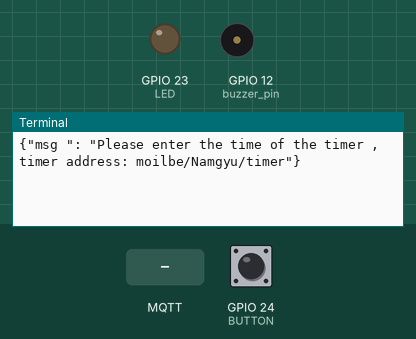
A program run on a simulated Raspberry Pi (BCM pin numbers). On the bench: output pins drawn as LEDs (lit = HIGH), buzzer (waves = sounding), the last lines printed to the terminal. The test bench sets the inputs (shaded band); at power-on: GPIO 24 (BUTTON) LOW. No MQTT or app messages arrive unless stated; system figures (address, load, memory, disk, uptime) are fixed made-up values. At 5.2 s the program stops and its outputs stay as they are.

Above: at 1.3 s.
1.4 s: MQTT message "1" arrives on the first subscribed topic
At 3.8 s:
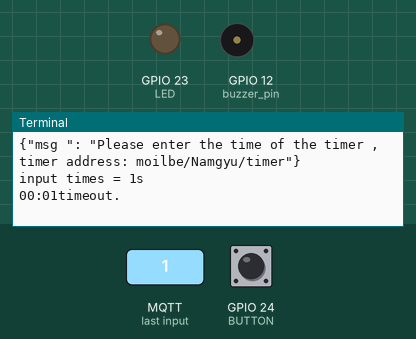
4.4 s: GPIO 24 (BUTTON) pulled HIGH for 0.15 s
At 5.6 s:
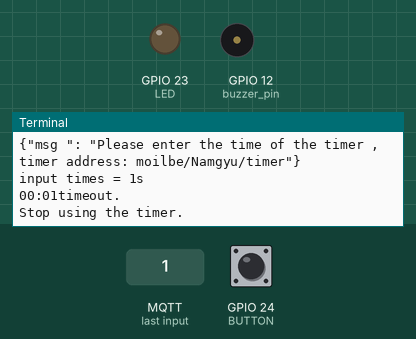

The program:

timer1.py
```python
import paho.mqtt.client as mqtt
import RPi.GPIO as GPIO
import time
import json
import psutil

for proc in psutil.process_iter():
    if proc.name() == "libgpiod_pulsein" :
        proc.kill()

scale = [ 261, 294, 329, 349, 392, 440, 493, 523] #
term = [ 0.5, 0.5, 0.5, 0.5, 0.5, 0.5, 1, 0.5, 0.5, 0.5, 0.5, 1 ] #
com = [ 4, 4, 5, 5, 4, 4, 2, 4, 4, 2, 2, 1]

GPIO.setwarnings(False)
GPIO.setmode(GPIO.BCM)
global stop_message
global intimer
global push_button
global input_time

stop_message = 0
push_button = 1
intimer = 1
LED = 23
BUTTON = 24
buzzer_pin = 12
save_time =1
ledlight = True
GPIO.setup(BUTTON, GPIO.IN,pull_up_down=GPIO.PUD_DOWN)
GPIO.setup(LED, GPIO.OUT)
GPIO.setup(buzzer_pin, GPIO.OUT)
p= GPIO.PWM(buzzer_pin,100)

MQTT_HOST = "broker.emqx.io"
MQTT_PORT = 1883
MQTT_KEEPALIVE_INTERVAL = 60
MQTT_PUB_TOPIC = "mobile/Namgyu/timersetting"
MQTT_SUB_TOPIC = "mobile/Namgyu/timer"


def on_message(client,userdata, message) :
    global stop_message
    global count
    global input_time
    try:
        input_time = int(message.payload.decode("utf-8"))
        print(f"input times = {message.payload.decode('utf-8')}s")
        stop_message = 1
        countdown(input_time)
    except ValueError:
        print("Invalid input. Please provide a valid integer.")

def countdown(timer):
    while timer > 0:
        global intimer
        minutes, seconds = divmod(timer, 60)
        timer_format = '{:02d}:{:02d}'.format(minutes, seconds)
        print(timer_format, end='\r')
        time.sleep(1)
        timer -= 1
        if timer == 0 :
            print("timeout.")
            intimer = 0

def message_timer() :
    if stop_message == 0 :
        timermean = {
    "msg " : "Please enter the time of the timer , timer address: moilbe/Namgyu/timer",
        }
        value = json.dumps(timermean)
        client.publish(MQTT_PUB_TOPIC,value)
        print(value)
        time.sleep(5)

client =mqtt.Client()
client.connect(MQTT_HOST,MQTT_PORT,MQTT_KEEPALIVE_INTERVAL)
client.on_message = on_message
client.subscribe(MQTT_SUB_TOPIC)
client.loop_start()

def message_button(channel) :
        global push_button
        global ledlight
        if intimer == 0 :
            push_button = 0
            print("Stop using the timer.")
            p.stop()
            ledlight = False
GPIO.add_event_detect(BUTTON, GPIO.RISING, callback=message_button)


def blink() :
    global ledlight
    while ledlight :
        GPIO.output(23,GPIO.HIGH)
        time.sleep(0.5)
        GPIO.output(23,GPIO.LOW)
        time.sleep(0.3)


try:
    while True :
        message_timer()
        if intimer == 0 :
            msg1 = {
                "msg" : "timer has run out"
                }
            value4 = json.dumps(msg1)
            client.publish(MQTT_PUB_TOPIC,value4)
            p.start(100)
            p.ChangeDutyCycle(90)
            blink()
        if push_button == 0 :
            endmessage = {
                "msg" : "off by pressing the button"
                }
            value2 = json.dumps(endmessage)
            client.publish(MQTT_PUB_TOPIC,value2)
            break
            for i in range(25):
                p.ChangeFrequency(scale[com[i]])
                time.sleep(term[i])
                print(push_button)
except KeyboardInterrupt:
    print("User terminated the program.")
    GPIO.output(23,GPIO.LOW)
    GPIO.cleanup()
finally:
    GPIO.output(23,GPIO.LOW)
    GPIO.cleanup()
```

Measured:
- after the input at 1.4 s, the terminal: prints a new line at once (image 1)
- after the input at 4.4 s, the terminal: prints a new line at once (image 2)
